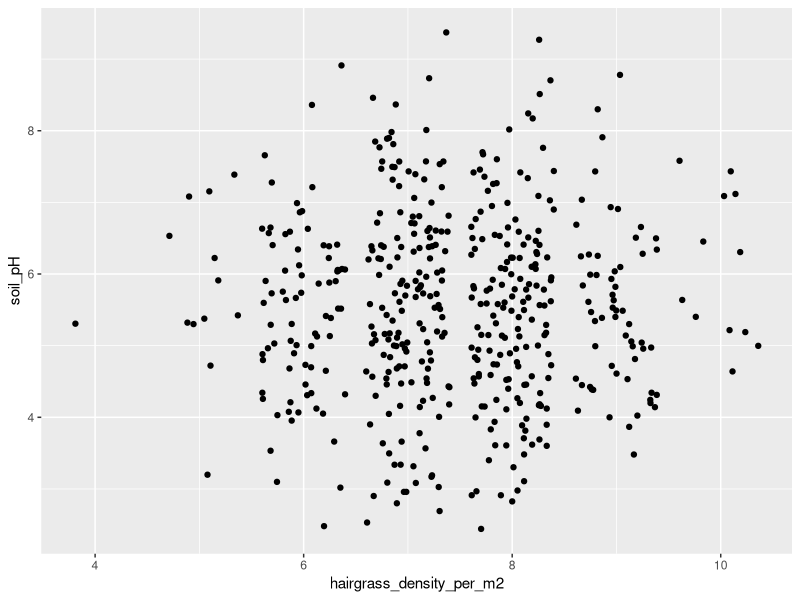
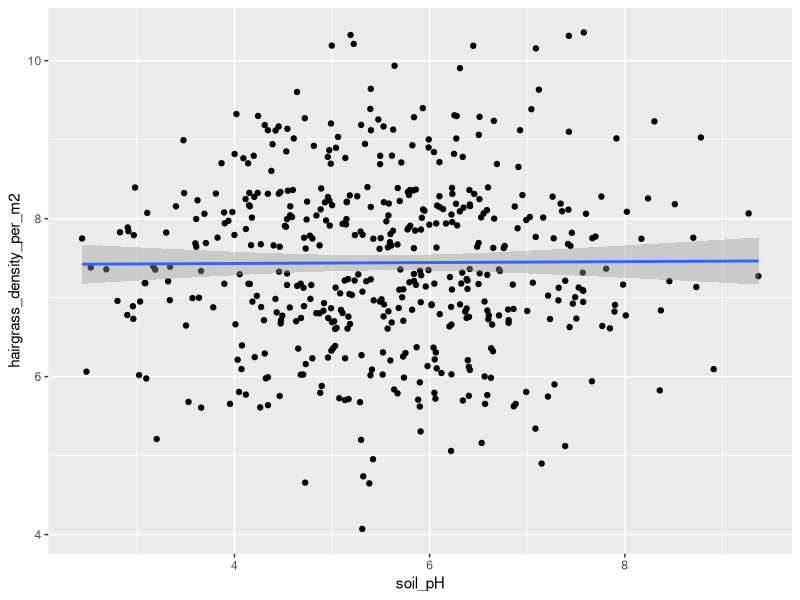

Generate these figures, in order, with R:
## ---- chunk 1
knitr::opts_chunk$set(echo = TRUE)
## ---- chunk 2
# load in the tidyverse
library("tidyverse")
# load in the data
hairgrass <- read_csv("hairgrass_data.csv")
## ---- chunk 3
# What are our independent and dependent variables?
# What kind of variables are they?
# What kind of viz should we do?

hairgrass %>% summarize(max(soil_pH), min(soil_pH), mean(soil_pH), sd(soil_pH))
# okay cool good to know, emphasize we are not doing group by because not categorical data

hairgrass %>% ggplot(aes(x = hairgrass_density_per_m2, y = soil_pH)) +
  geom_jitter() 
  # could do jitter or not, what do other people think?

# do you see a pattern? Do you think these data are correlated? What do you think the correlation coefficient will be?


## ---- chunk 4
cor(hairgrass$hairgrass_density_per_m2, hairgrass$soil_pH)
# wow that is a pretty low correlation coefficient. Let's see what the line of best fit looks like. What do we expect based on this correlation coefficient?
## ---- chunk 5
hairgrass %>% ggplot(aes(y = hairgrass_density_per_m2, x = soil_pH)) +
  geom_jitter() +
  geom_smooth(method = "lm")

# is that what we expected based on that correlation coefficient? 
## ---- chunk 6
# hairgrass density = m *  soil_pH + b
## ---- chunk 7
# null: There is no relationship between hairgrass density and soil pH
# alt: There is a relationship between hairgrass density and soil pH 

## ---- chunk 8
summary(lm(hairgrass_density_per_m2 ~ soil_pH, data = hairgrass))
# model: hairgrass density = 7.4 + 0.006 * soil pH
## ---- chunk 9
# stats interpretation
# Because the p-value associated with the F statistic was 0.875, we accept the null hypothesis that there is no relationship between soil pH and hairgrass density. The slope of the line is likely 0.

# interpretation in light of scenario: we shouldn't worry about soil pH as we think about where to build our road

# REMIND everyone how to submit these words so they get counted
